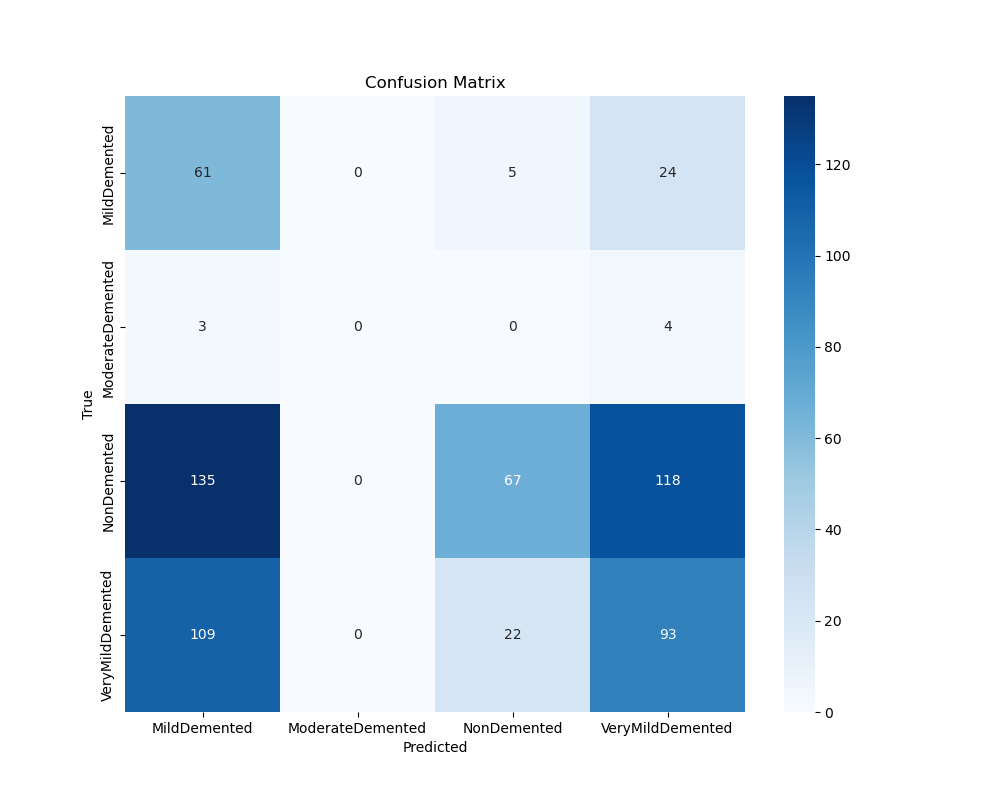
#> input picture confusion_efficientnet.png, 1000 x 800 px; its folder holds only this picture in this run
$ python -i preprocessing.py   (imports and definitions only)
#> lines starting #> are read from the running program, lines starting #| are printed output that depends on the picture; after the words box and inside, x2 and y2 are one past the last pixel; in counts of white or black regions, pixels touching at a corner belong together
#> in preprocess_image, image is the input picture: PIL image 1000x800 RGB; mean R, G, B 209.4, 224.3, 237.4
import os

import cv2
import numpy as np
from PIL import Image, ImageEnhance


def resize_image(image, size=(256, 256)):
#> called with size = (256, 256)
    return image.resize(size)
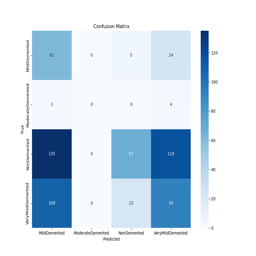
#> returned value: PIL image 256x256 RGB; mean R, G, B 209.3, 224.2, 237.3


def normalize_image(image):
    return np.asarray(image) / 255.0
#> returned value: shape (256, 256, 3) float64


def adjust_contrast(image, factor=2):
#> called with factor = 2
    enhancer = ImageEnhance.Contrast(image)
    return enhancer.enhance(factor)
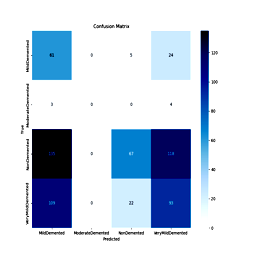
#> returned value: PIL image 256x256 RGB; mean R, G, B 200.5, 212.2, 229.1


def segment_image(image):
    image_array = np.asarray(image)
    gray_image = cv2.cvtColor(image_array, cv2.COLOR_RGB2GRAY)
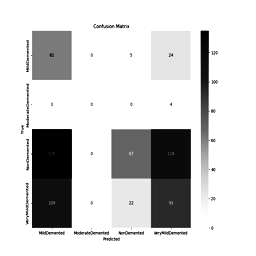
#> gray_image: shape (256, 256); min 0, max 255, mean 210.6
    _, segmented_image = cv2.threshold(gray_image, 0, 255, cv2.THRESH_BINARY + cv2.THRESH_OTSU)
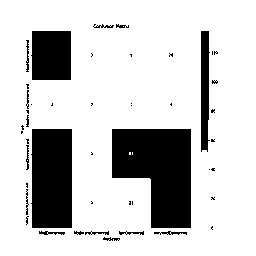
#> segmented_image: shape (256, 256); 79.5% white; 46 black regions (29 under 20 px), largest, box (x1, y1, x2, y2) and area: (112, 129, 191, 228) 5863, (31, 129, 72, 228) 3962, (31, 31, 71, 80) 1912
    segmented_image = cv2.bitwise_not(segmented_image)
    return cv2.cvtColor(segmented_image, cv2.COLOR_GRAY2RGB)


def ensure_3_channels(image):
    if image.mode != 'RGB':
        return image.convert('RGB')
    return image


def preprocess_image(image_path):
    image = Image.open(image_path).convert('RGB')
    resized_image = resize_image(image)
    normalized_image = normalize_image(resized_image)
    normalized_image_pil = Image.fromarray((normalized_image * 255).astype(np.uint8))
    contrast_image = adjust_contrast(normalized_image_pil)
    segmented_image = segment_image(contrast_image)
    segmented_image_pil = Image.fromarray(segmented_image)
    final_image = ensure_3_channels(segmented_image_pil)
    return final_image


def preprocess_images(dir, output_dir):
    cls = os.listdir(dir)
    for cl in cls:
        images = os.listdir(os.path.join(dir, cl))
        for image in images:
            preprocessed = preprocess_image(os.path.join(dir, cl, image))
            preprocessed.save(os.path.join(output_dir, cl, image))


# [2 lines not run here, left out]

>>> result = preprocess_image('confusion_efficientnet.png')

$ run again, on confusion_resnet50.png
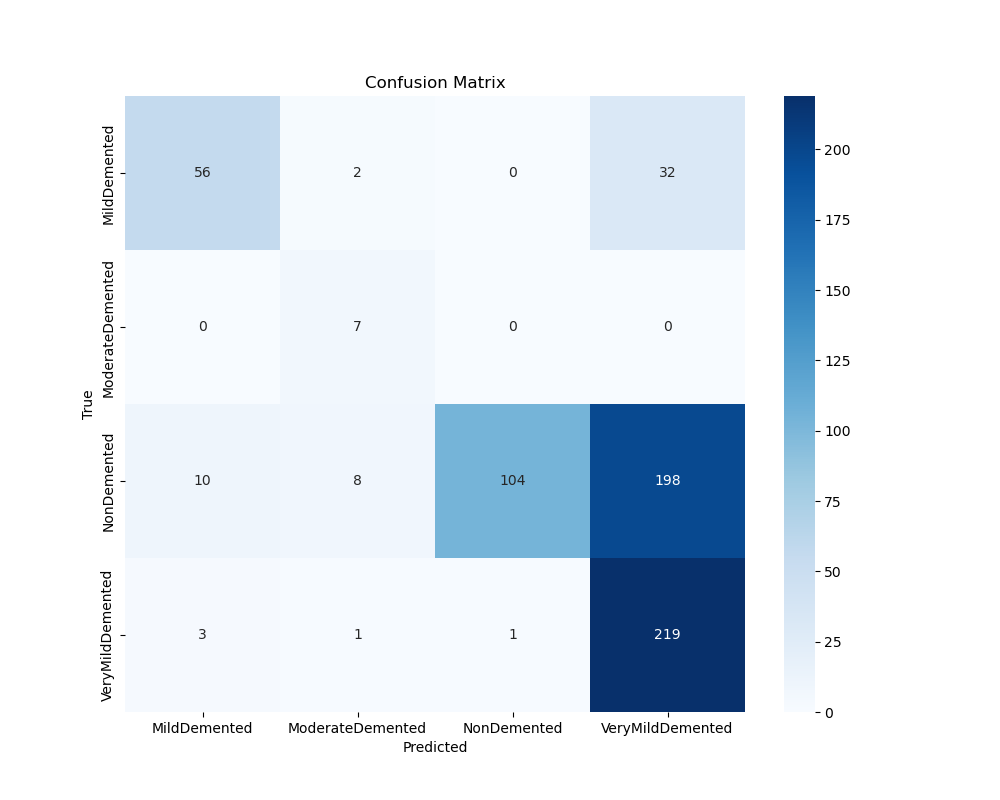
#> input picture confusion_resnet50.png, 1000 x 800 px
#> in preprocess_image, image is the input picture: PIL image 1000x800 RGB; mean R, G, B 225, 233.8, 242.4
#> in adjust_contrast, `return enhancer.enhance(factor)`:
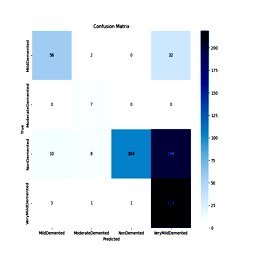
#> returned value: PIL image 256x256 RGB; mean R, G, B 220, 227.7, 235.1
#> in segment_image, `_, segmented_image = cv2.threshold(gray_image, 0, 255, cv2.THRESH_BINA..`:
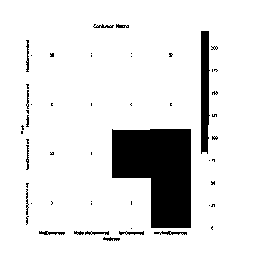
#> segmented_image: shape (256, 256); 88.4% white; 54 black regions (39 under 20 px), largest, box (x1, y1, x2, y2) and area: (112, 129, 191, 228) 5834, (201, 31, 210, 154) 949, (154, 231, 187, 235) 72

$ run again, on confusion_vgg19.png
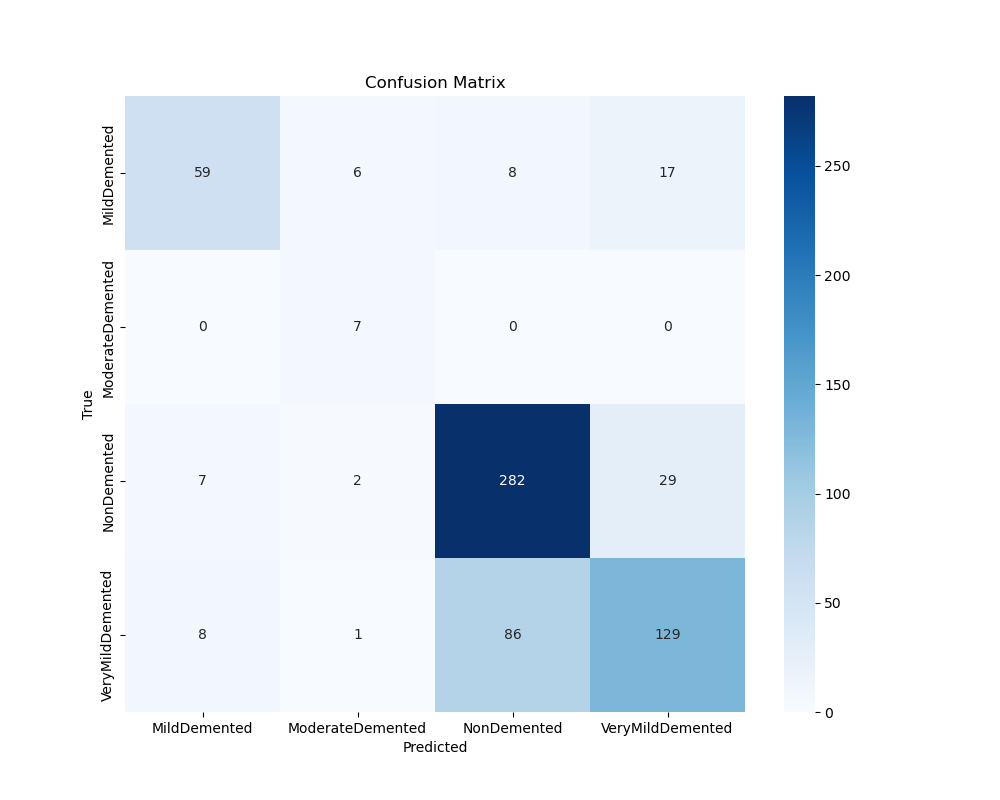
#> input picture confusion_vgg19.png, 1000 x 800 px
#> in preprocess_image, image is the input picture: PIL image 1000x800 RGB; mean R, G, B 230.7, 238.2, 245.2
#> in segment_image, `gray_image = cv2.cvtColor(image_array, cv2.COLOR_RGB2GRAY)`:
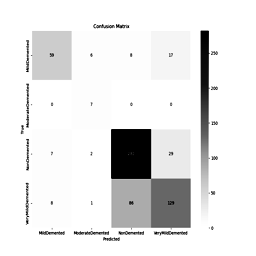
#> gray_image: shape (256, 256); min 0, max 255, mean 231.2
#> in segment_image, `_, segmented_image = cv2.threshold(gray_image, 0, 255, cv2.THRESH_BINA..`:
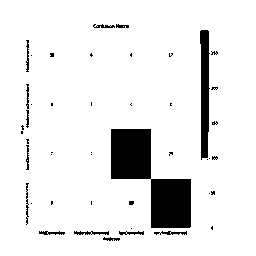
#> segmented_image: shape (256, 256); 91% white; 46 black regions (32 under 20 px), largest, box (x1, y1, x2, y2) and area: (111, 129, 191, 228) 3959, (200, 30, 210, 160) 1014, (74, 231, 109, 235) 87

$ run again, on efficientnet_b0_metrics.png
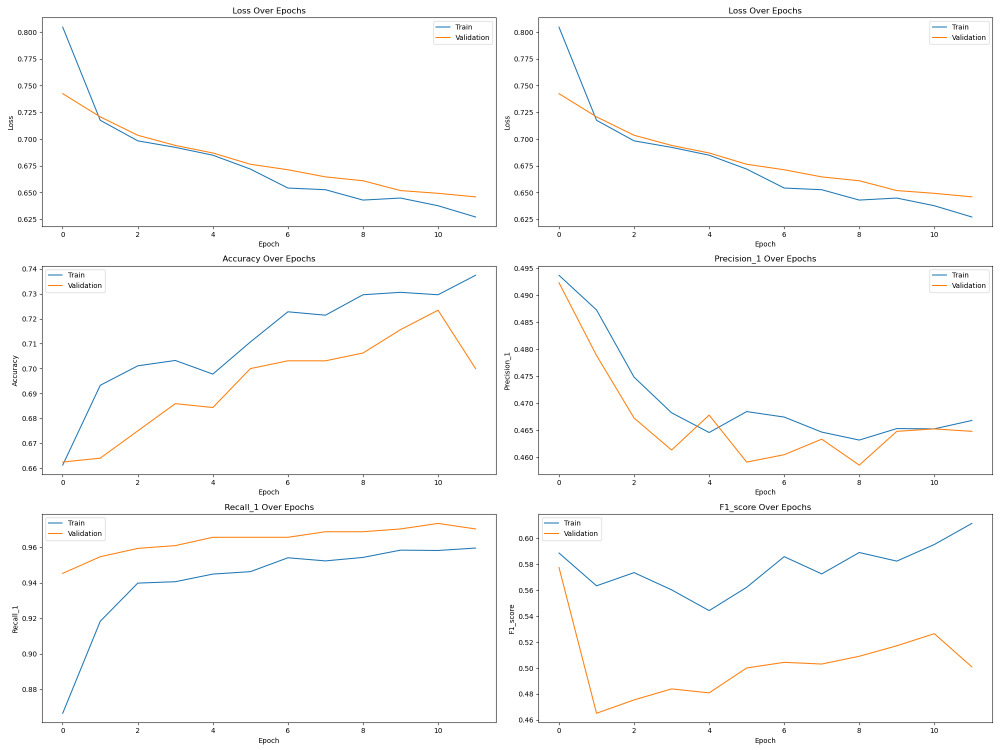
#> input picture efficientnet_b0_metrics.png, 2000 x 1500 px (shown at 1/2 size)
#> in segment_image, `gray_image = cv2.cvtColor(image_array, cv2.COLOR_RGB2GRAY)`:
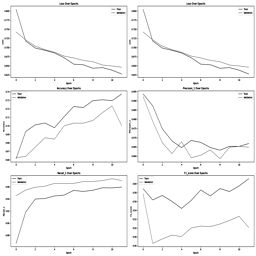
#> gray_image: shape (256, 256); min 33, max 255, mean 247.6
#> in segment_image, `_, segmented_image = cv2.threshold(gray_image, 0, 255, cv2.THRESH_BINA..`:
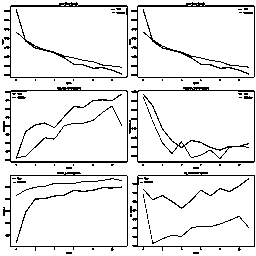
#> segmented_image: shape (256, 256); 91.1% white; black in thin lines or dots
